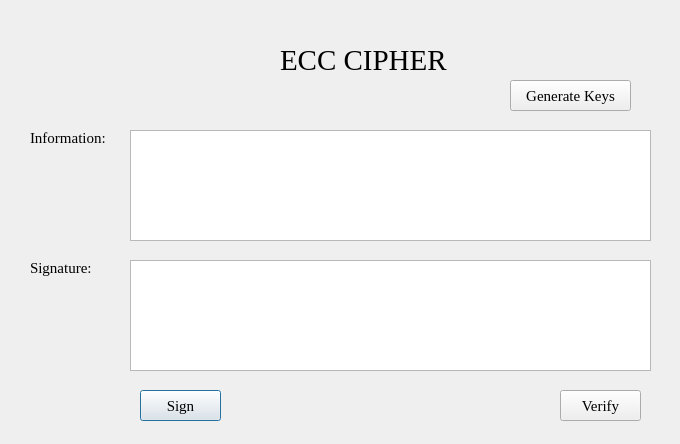
<?xml version="1.0" encoding="UTF-8"?>
<ui version="4.0">
 <class>Dialog</class>
 <widget class="QDialog" name="Dialog">
  <property name="geometry">
   <rect>
    <x>0</x>
    <y>0</y>
    <width>680</width>
    <height>444</height>
   </rect>
  </property>
  <property name="windowTitle">
   <string>ECC Cipher</string>
  </property>
  <widget class="QLabel" name="label">
   <property name="geometry">
    <rect>
     <x>280</x>
     <y>40</y>
     <width>181</width>
     <height>41</height>
    </rect>
   </property>
   <property name="font">
    <font>
     <family>Times New Roman</family>
     <pointsize>22</pointsize>
    </font>
   </property>
   <property name="text">
    <string>ECC CIPHER</string>
   </property>
  </widget>
  <widget class="QLabel" name="label_2">
   <property name="geometry">
    <rect>
     <x>30</x>
     <y>130</y>
     <width>81</width>
     <height>16</height>
    </rect>
   </property>
   <property name="font">
    <font>
     <family>Times New Roman</family>
     <pointsize>11</pointsize>
    </font>
   </property>
   <property name="text">
    <string>Information:</string>
   </property>
  </widget>
  <widget class="QTextEdit" name="txt_information">
   <property name="geometry">
    <rect>
     <x>130</x>
     <y>130</y>
     <width>521</width>
     <height>111</height>
    </rect>
   </property>
  </widget>
  <widget class="QLabel" name="label_3">
   <property name="geometry">
    <rect>
     <x>30</x>
     <y>260</y>
     <width>81</width>
     <height>16</height>
    </rect>
   </property>
   <property name="font">
    <font>
     <family>Times New Roman</family>
     <pointsize>11</pointsize>
    </font>
   </property>
   <property name="text">
    <string>Signature:</string>
   </property>
  </widget>
  <widget class="QTextEdit" name="txt_signature">
   <property name="geometry">
    <rect>
     <x>130</x>
     <y>260</y>
     <width>521</width>
     <height>111</height>
    </rect>
   </property>
  </widget>
  <widget class="QPushButton" name="btn_sign">
   <property name="geometry">
    <rect>
     <x>140</x>
     <y>390</y>
     <width>81</width>
     <height>31</height>
    </rect>
   </property>
   <property name="font">
    <font>
     <family>Times New Roman</family>
     <pointsize>11</pointsize>
    </font>
   </property>
   <property name="text">
    <string>Sign</string>
   </property>
  </widget>
  <widget class="QPushButton" name="btn_verify">
   <property name="geometry">
    <rect>
     <x>560</x>
     <y>390</y>
     <width>81</width>
     <height>31</height>
    </rect>
   </property>
   <property name="font">
    <font>
     <family>Times New Roman</family>
     <pointsize>11</pointsize>
    </font>
   </property>
   <property name="text">
    <string>Verify</string>
   </property>
  </widget>
  <widget class="QPushButton" name="btn_generatekeys">
   <property name="geometry">
    <rect>
     <x>510</x>
     <y>80</y>
     <width>121</width>
     <height>31</height>
    </rect>
   </property>
   <property name="font">
    <font>
     <family>Times New Roman</family>
     <pointsize>11</pointsize>
    </font>
   </property>
   <property name="text">
    <string>Generate Keys</string>
   </property>
  </widget>
 </widget>
 <resources/>
 <connections/>
</ui>
